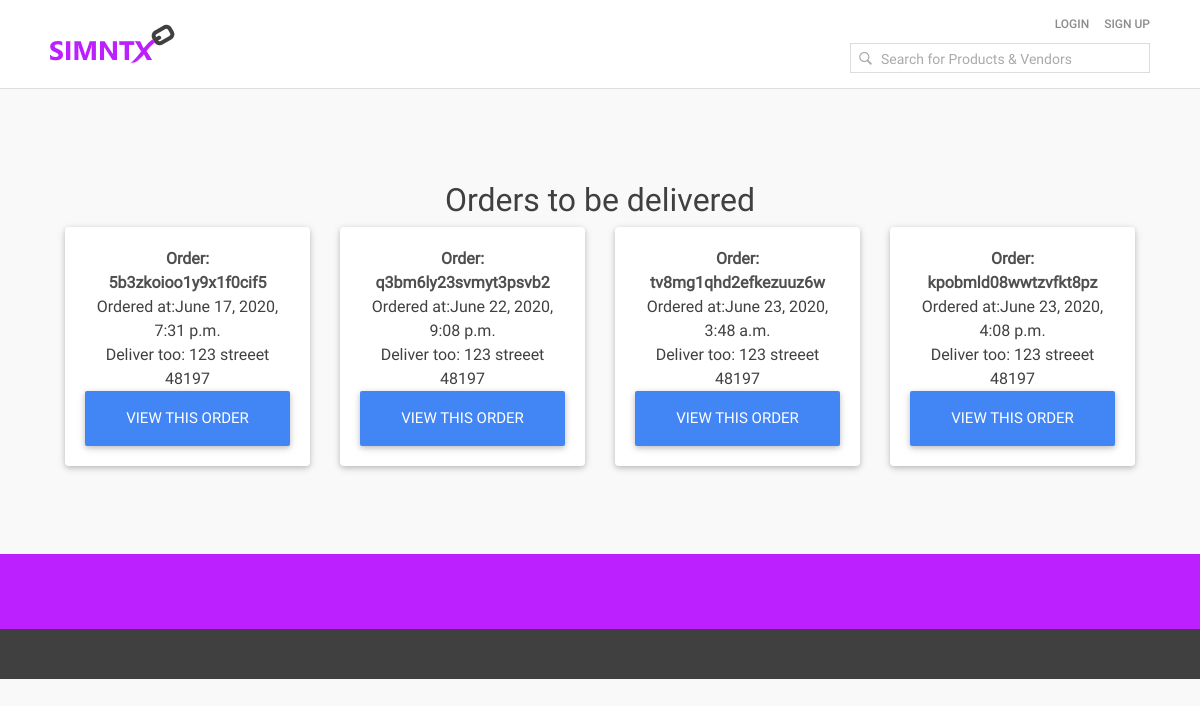
The app's page /drivers/ with its own data.
### core/models.py (models this page shows, shortened)
class Order(models.Model):
    user = models.ForeignKey(settings.AUTH_USER_MODEL,
                             on_delete=models.CASCADE)
    ref_code = models.CharField(max_length=20, blank=True, null=True)
    items = models.ManyToManyField(OrderItem)
    start_date = models.DateTimeField(auto_now_add=True)
    ordered_date = models.DateTimeField()
    ordered = models.BooleanField(default=False)
    shipping_address = models.ForeignKey(
        'Address', related_name='shipping_address', on_delete=models.SET_NULL, blank=True, null=True)
    billing_address = models.ForeignKey(
        'Address', related_name='billing_address', on_delete=models.SET_NULL, blank=True, null=True)
    payment = models.ForeignKey(
        'Payment', on_delete=models.SET_NULL, blank=True, null=True)
    coupon = models.ForeignKey(
        'Coupon', on_delete=models.SET_NULL, blank=True, null=True)
    being_delivered = models.BooleanField(default=False)
    received = models.BooleanField(default=False)
    refund_requested = models.BooleanField(default=False)
    refund_granted = models.BooleanField(default=False)
    driver = models.CharField(default="None", max_length=20)
    '''
    1. Item added to cart
    2. Adding a billing address
    (Failed checkout)
    3. Payment
    (Preprocessing, processing, packaging etc.)
    4. Being delivered
    5. Received
    6. Refunds
    '''
    def get_ref_code(self):
        return self.ref_code
    def get_absolute_url(self):
        return reverse("core:order", kwargs={
            'ref_code': self.ref_code
        })

class Address(models.Model):
    user = models.ForeignKey(settings.AUTH_USER_MODEL, on_delete=models.CASCADE)
    street_address = models.CharField(max_length=100)
    apartment_address = models.CharField(max_length=100)
    country = CountryField(multiple=False)
    zip = models.CharField(max_length=100)
    address_type = models.CharField(max_length=1, choices=ADDRESS_CHOICES)
    default = models.BooleanField(default=False)
    class Meta:
        verbose_name_plural = 'Addresses'

### core/views.py (the view)
# urls.py: path('drivers/', views.drivers, name='drivers'),
def drivers(request):
    context = {
        'orders': Order.objects.filter(ordered=True),
    }
    return render(request, "drivers.html", context)

### templates/drivers.html (shortened to what this page needs)
{% extends "base.html" %}
{% block css %}
	{% include 'bootstrap_css.html' %}
{% endblock %}
{% block content %}
  <main>
    <div class="container">
      <section class="text-center mb-4">
      <h2>Orders to be delivered</h2>
        <div class="row wow fadeIn">
          {% for order in orders %}
          <div class="col-lg-3 col-md-6 mb-4">
            <div class="card">
              <div class="card-body text-center">
                <p>
                  <strong>
                    <a href="" class="dark-grey-text">Order: {{ order.get_ref_code}}
                    </a>
                  </strong>
                </p>
                <p>Ordered at:{{ order.ordered_date }}</p>
                <p>Deliver too: {{ order.shipping_address.street_address }}
                {{ order.shipping_address.zip }}
                </p>
                <a href = "{{ order.get_absolute_url }}">
                  <button class="btn btn-primary btn-lg btn-block" type="submit">View this order</button>
                </a>
              </div>
            </div>
          </div>
          {% endfor %}
        </div>
      </section>
    </div>
  </main>
{% endblock content %}

### static_in_env/css/base.css (style rules this page uses)
:root { --safe: 100%; --primary: #BD20FF; --secondary: #404040; --light-red: #ff6b6b; --dark-text: #404040; --light-text: #8c8c8c; --price: #46b323; --left-panel-width: 220px; --left-panel-margin: 30px; }
* { margin: 0; padding: 0; }
body { display: flex; flex-direction: column; font-family: Roboto-Regular; background-color: #f9f9f9; color: var(--dark-text); }
a:link { text-decoration: none; color: inherit; }
@media (min-width: 576px) { :root { --safe: 100%; } }
@media (min-width: 768px) { :root { --safe: 700px; } }
@media (min-width: 992px) { :root { --safe: 900px; } }
@media (min-width: 1200px) { :root { --safe: 1100px; } }

### static_in_env/css/nav.css (style rules this page uses)
p { padding: 0; margin: 0; }
::placeholder { font-size: 14px; color: #aaa; }

### records on screen
Order: get_ref_code "5b3zkoioo1y9x1f0cif5", ordered_date "June 17, 2020, 7:31 p.m.", shipping_address.street_address "123 streeet", shipping_address.zip "48197"
Order: get_ref_code "q3bm6ly23svmyt3psvb2", ordered_date "June 22, 2020, 9:08 p.m.", shipping_address.street_address "123 streeet", shipping_address.zip "48197"
Order: get_ref_code "tv8mg1qhd2efkezuuz6w", ordered_date "June 23, 2020, 3:48 a.m.", shipping_address.street_address "123 streeet", shipping_address.zip "48197"
Order: get_ref_code "kpobmld08wwtzvfkt8pz", ordered_date "June 23, 2020, 4:08 p.m.", shipping_address.street_address "123 streeet", shipping_address.zip "48197"
